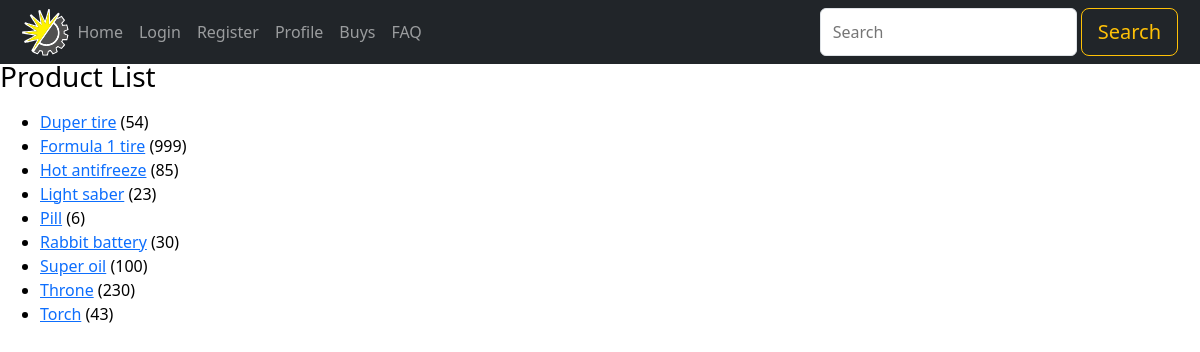
Screenshot of /products/ with the database file from the repository.
### apps/shop/models.py (models this page shows, shortened)
class Product(models.Model):
    name = models.CharField(max_length=64, unique=True)
    category = models.ForeignKey(Category, null=True, on_delete=models.SET_NULL)
    article = models.UUIDField(primary_key=True, default=uuid.uuid4, editable=False,
                               help_text="Unique ID for this product")
    price = IntegerRangeField(min_value=0)
    providers = models.ManyToManyField(Provider, help_text="Select a provider for this product",
                                       blank=True, related_name='products')
    image_key = models.UUIDField(default=uuid.uuid4, editable=False)
    image = NamedImageField(upload_to='products_images',
                            get_filename=model_funcs.get_product_image_filename, storage=OverwriteCodedStorage())
    def get_absolute_url(self):
        return f"/product/{self.article}/"
    def get_few_providers(self):
        max_count = 3
        providers = self.providers.all()
        if len(providers) > max_count:
            return ', '.join([provider.username for provider in providers[:max_count - 1]]) + " and others"
        else:
            return ', '.join([provider.username for provider in providers])
    get_few_providers.short_description = 'Providers'
    class Meta:
        verbose_name = "product"
        verbose_name_plural = "products"
        ordering = ("name",)

### apps/shop/views.py (the view)
# urls.py: path('products/', views.ProductListView.as_view(), name='products'),
class ProductListView(generic.ListView):
    model = Product
    paginate_by = 10

### apps/core/template_tools/exec.py (called while the page is built)
    def render(self, context):
        clist = list(context)
        clist.reverse()
        context_dict = {}
        for c in clist:
            context_dict.update(c)
            for item in c:
                if isinstance(item, dict):
                    context_dict.update(item)
        try:
            exec_locals = {}
            exec(self.tag_arg, context_dict, exec_locals)
        except IndentationError as e:
            raise
        except SyntaxError as e:
            raise SyntaxError(
                "Make sure you don't use special dot notation and other quirks of template syntax.") from e
        else:
            for key, value in exec_locals.items():
                context[key] = value
            return ''

### apps/shop/templates/shop/product_list.html
{% extends "shop/carousel.html" %}
{% block content %}
  <h1>Product List</h1>
  <ul>
  {% for product in product_list %}
    <li>
      <a href="{{ product.get_absolute_url }}">{{ product.name }}</a> ({{product.price}})
    </li>
  {% empty %}
    <li>There are no products in a shop.</li>
  {% endfor %}
  </ul>
{% endblock %}

### static/css/border_box_sizing.css (style rules this page uses)
body { margin: 0; font-family: system-ui; line-height: 1.5; }

### static/css/no_horizontal_scrolling.css (style rules this page uses)
html, body { max-width: 100%; overflow-x: hidden; }

### static/css/links.css (style rules this page uses)
a { color: rgba(13,110,253,100); text-decoration: underline; }

### apps/shop/static/shop/css/base_style.css (style rules this page uses)
h1, h2, h3, h4, h5, h6 { margin-top: 0; margin-bottom: 0.5rem; font-weight: 500; font-size: calc(1.3rem + .6vw); font-family: inherit; line-height: 1.2; }

### rows the page displays
Product: name "Duper tire", price "54"
Product: name "Formula 1 tire", price "999"
Product: name "Hot antifreeze", price "85"
Product: name "Light saber", price "23"
Product: name "Pill", price "6"
Product: name "Rabbit battery", price "30"
Product: name "Super oil", price "100"
Product: name "Throne", price "230"
Product: name "Torch", price "43"

### other values shown
{{ text|safe }} "Home" "Login" "Register" "Profile" "Buys" "FAQ"
